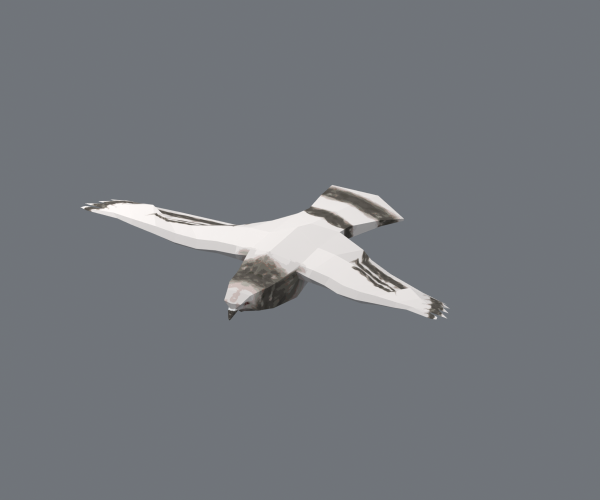
#> input picture assets/pigeon/previews/pigeon_flight.png, 1200 x 1000 px, given in place of pigeon_palette.png, which was not available (shown at 1/2 size)
$ python compare_pigeon_textures.py
#> lines starting #> are read from the running program, lines starting #| are printed output that depends on the picture
#!/usr/bin/env python3
"""Compose matched pigeon renders into labeled texture-resolution comparisons."""
from pathlib import Path
import argparse

from PIL import Image, ImageDraw, ImageFont

ROOT = Path(__file__).resolve().parents[1]
PREVIEWS = ROOT / 'assets/pigeon/previews'
BACKGROUND = '#20252b'
FOREGROUND = '#e8e8e5'
VIEWS = [('pigeon_palette', 'Standing'), ('pigeon_side', 'Side'), ('pigeon_flight', 'Flight')]


def font(size):
    return ImageFont.truetype('DejaVuSans.ttf', size)


def comparison(name, label, variants):
#> called with name = 'pigeon_palette', label = 'Standing'
    canvas = Image.new('RGB', (1648, 696), BACKGROUND)
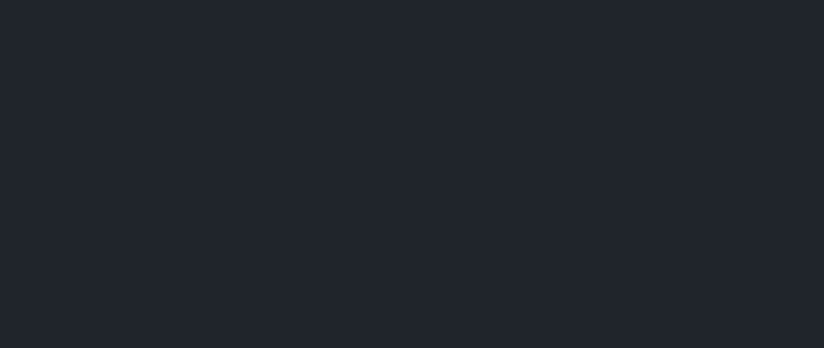
#> canvas: PIL image 1648x696 RGB (shown at 1/2 size); mean R, G, B 32, 37, 43
    draw = ImageDraw.Draw(canvas)
    for column, (suffix, title) in enumerate(variants):
        left = 16 + column * 816
        draw.text((left + 20, 16), title, font=font(32), fill=FOREGROUND)
        source = Image.open(PREVIEWS / f'{name}{suffix}.png').convert('RGB')
        if source.size != (1200, 1000):
            raise ValueError('Expected matching 1200×1000 source renders')
        # Identical crop and display scaling for both texture resolutions.
        panel = source.crop((100, 150, 1100, 850)).resize((800, 560), Image.Resampling.LANCZOS)
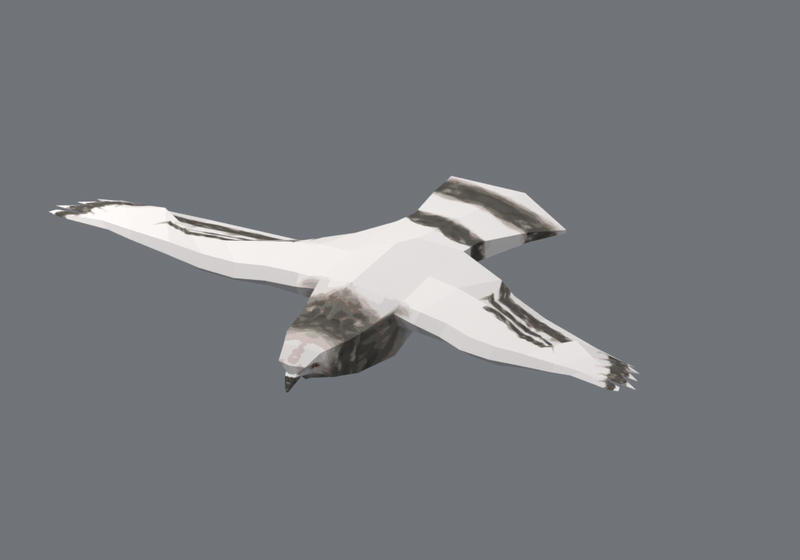
#> panel: PIL image 800x560 RGB; mean R, G, B 120.1, 123.5, 128.1
        canvas.paste(panel, (left, 66))
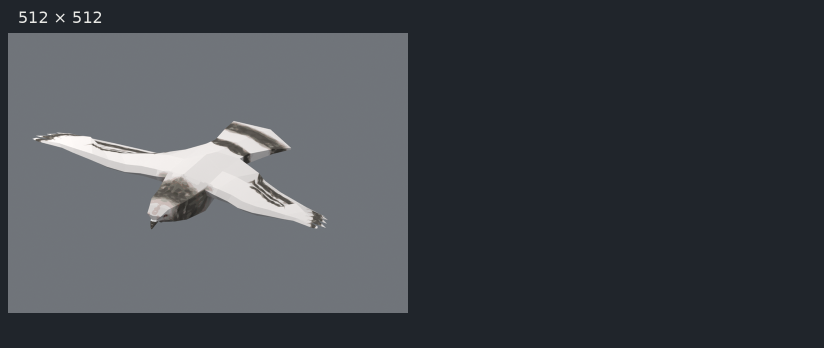
#> canvas: PIL image 1648x696 RGB (shown at 1/2 size); mean R, G, B 66.6, 71, 76.4
    draw.text((36, 642), f'{label} · 710 triangles · nearest texture filtering', font=font(24), fill=FOREGROUND)
    return canvas


def main():
    parser = argparse.ArgumentParser(description=__doc__)
    tint = parser.add_mutually_exclusive_group()
    tint.add_argument('--warm-white', action='store_true', help='Compare the original and warm off-white 16×16 atlases')
    tint.add_argument('--yellow-beige', action='store_true', help='Compare the off-white and darker yellow-beige 16×16 atlases')
    args = parser.parse_args()
    if args.yellow_beige:
        variants = [('_16_warm', 'Off-white · #D1CCC9'), ('_16_yellow', 'Yellow-beige · #A5A198')]
        suffix = '_yellow_comparison'
        sheet_name = 'yellow_beige_comparison.png'
    elif args.warm_white:
        variants = [('_16', 'Before · 16 × 16'), ('_16_warm', 'Warm off-white · 16 × 16')]
        suffix = '_warm_comparison'
        sheet_name = 'warm_white_comparison.png'
    else:
        variants = [('', '512 × 512'), ('_16', '16 × 16')]
        suffix = '_comparison'
        sheet_name = 'texture_comparison.png'
    panels = []
    for name, label in VIEWS:
        panel = comparison(name, label, variants)
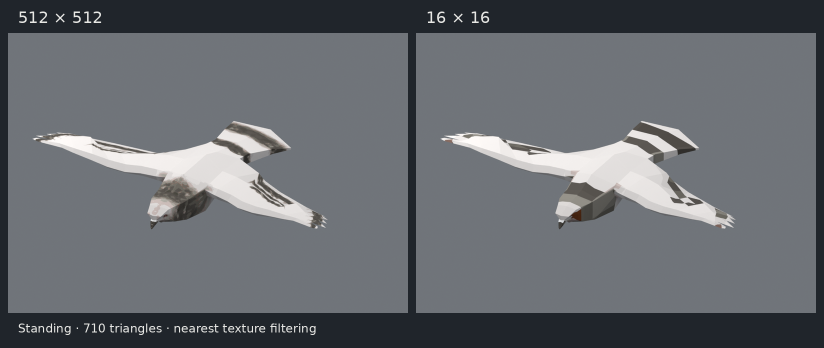
#> panel: PIL image 1648x696 RGB (shown at 1/2 size); mean R, G, B 101.7, 105.5, 110.3
        panel.save(PREVIEWS / f'{name}{suffix}.png')
        panels.append(panel)
#> pass 2 of the loop in main, `for name, label in VIEWS:`:
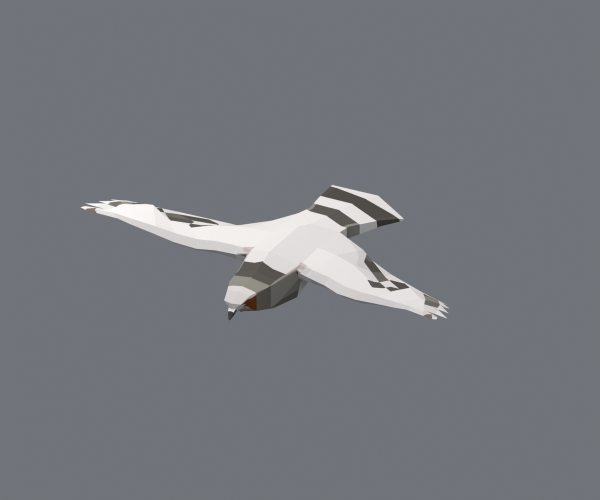
#> input picture assets/pigeon/previews/pigeon_flight_16.png, 1200 x 1000 px, given in place of pigeon_side.png, which was not available (shown at 1/2 size)
#> in comparison (call 2), `panel = source.crop((100, 150, 1100, 850)).resize((800, 560), Image.Re..`:
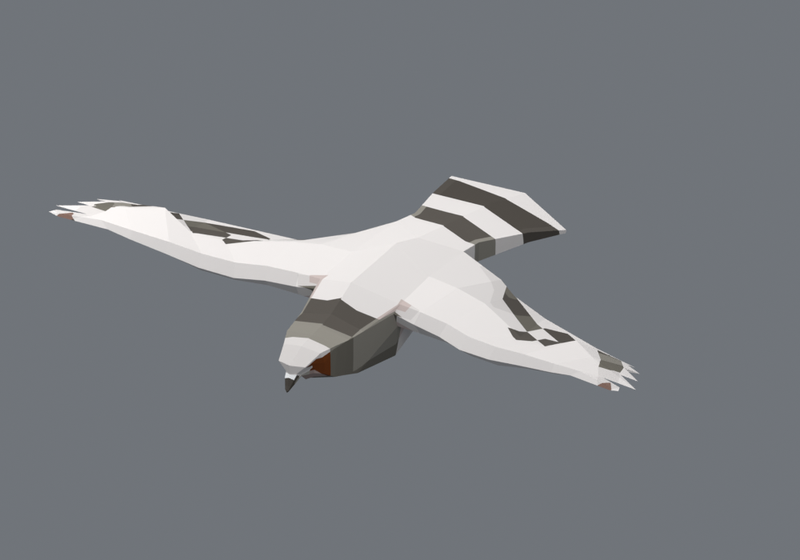
#> panel: PIL image 800x560 RGB; mean R, G, B 120.4, 123.8, 128.4
#> in comparison (call 2), `canvas.paste(panel, (left, 66))`:
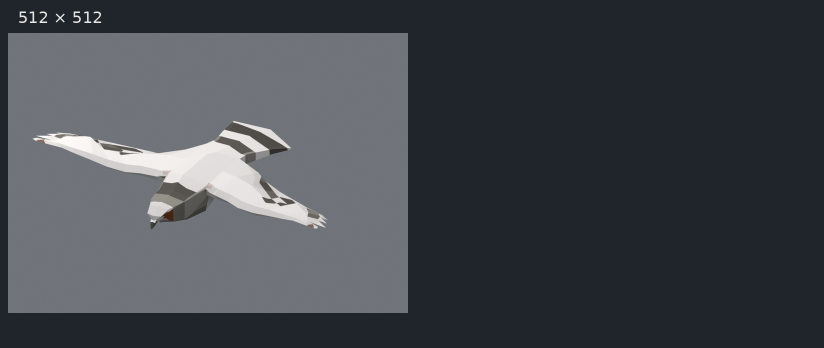
#> canvas: PIL image 1648x696 RGB (shown at 1/2 size); mean R, G, B 66.7, 71.1, 76.5
    sheet = Image.new('RGB', (1648, 696 * len(panels)), BACKGROUND)
    for row, panel in enumerate(panels):
        sheet.paste(panel, (0, row * 696))
    output = PREVIEWS / sheet_name
    sheet.save(output)
    print(f'Saved three matched comparisons and {output}')


if __name__ == '__main__':
#> (the run stopped early here; a loop or call above may not have finished)
